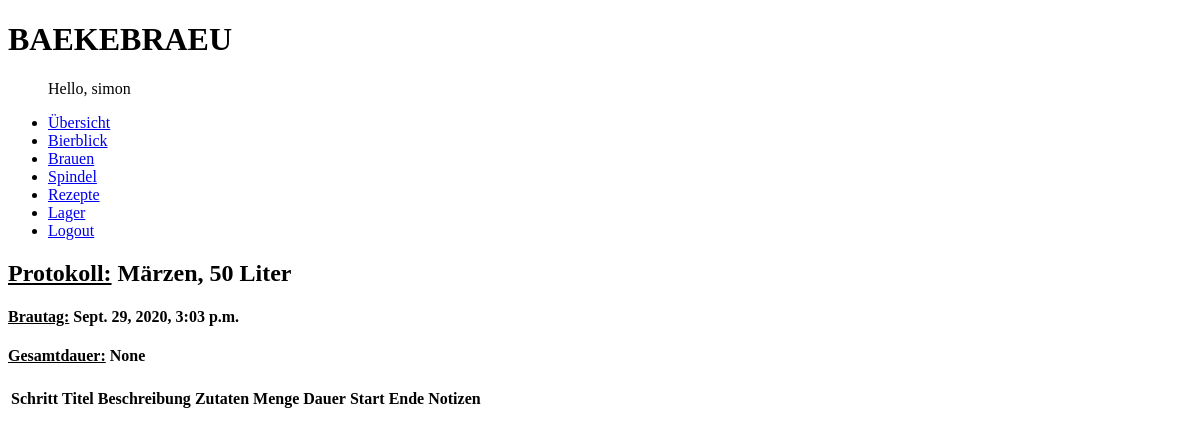
The app's page /brewing/protocol/1/ (signed in), older data.
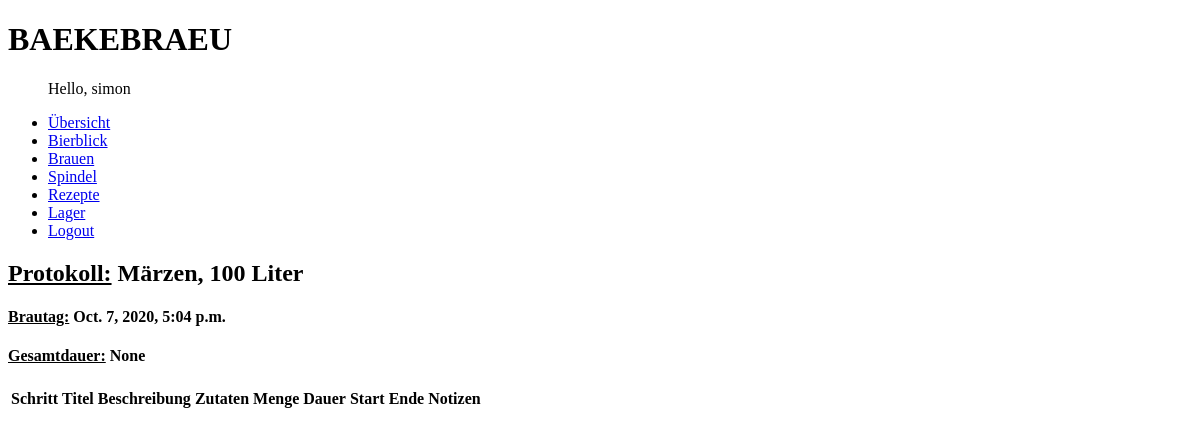
The same page, newer data.
### brewery/models.py (models this page shows, shortened)
class Charge(models.Model):
    cid = models.CharField(max_length=200, blank=True, null=True)
    recipe = models.ForeignKey(Recipe, on_delete=models.CASCADE)
    amount = models.IntegerField()
    production = models.DateTimeField()
    duration = models.DurationField(blank=True, null=True)
    brewmaster = models.ForeignKey(settings.AUTH_USER_MODEL, on_delete=models.CASCADE, blank=True, null=True)
    preparations = models.BooleanField()
    finished = models.BooleanField()

class Recipe(models.Model):
    name = models.CharField(max_length=25)
    creation = models.DateTimeField(default=timezone.now)
    author = models.ForeignKey(settings.AUTH_USER_MODEL, on_delete=models.CASCADE, blank=True, null=True)

### brewery/views.py (the view)
# urls.py: path('brewing/protocol/<int:cid>/', views.protocol, name='protocol'),
@login_required
def protocol(request, cid):
    c = Charge.objects.get(pk=cid)
    p = RecipeProtocol.objects.filter(charge=c.id)
    d = c.duration
    context = {'protocol': p, 'charge': c, 'duration': d}
    return render(request, 'brewery/protocol.html', context)

### brewery/templates/brewery/protocol.html (shortened to what this page needs)
{% extends 'brewery/base.html' %}
{% block content %}
<h2><u>Protokoll:</u> {{ charge.recipe.name }}, {{ charge.amount }} Liter </h2>
<h4><u>Brautag:</u> {{ charge.production }}</h4>
<h4><u>Gesamtdauer:</u> {{ charge.duration }}</h4>
<table>
    <thead>
    <tr>
        <th>Schritt</th> <th>Titel</th> <th>Beschreibung</th> <th>Zutaten</th> <th>Menge</th> <th>Dauer</th> <th>Start</th> <th>Ende</th> <th>Notizen</th>
    </tr>
    </thead>
</table>
{% endblock content %}

Row changes from the older to the newer data that the page shows:
changed Charge "None": amount "50" → "100"; production "Sept. 29, 2020, 3:03 p.m." → "Oct. 7, 2020, 5:04 p.m."
